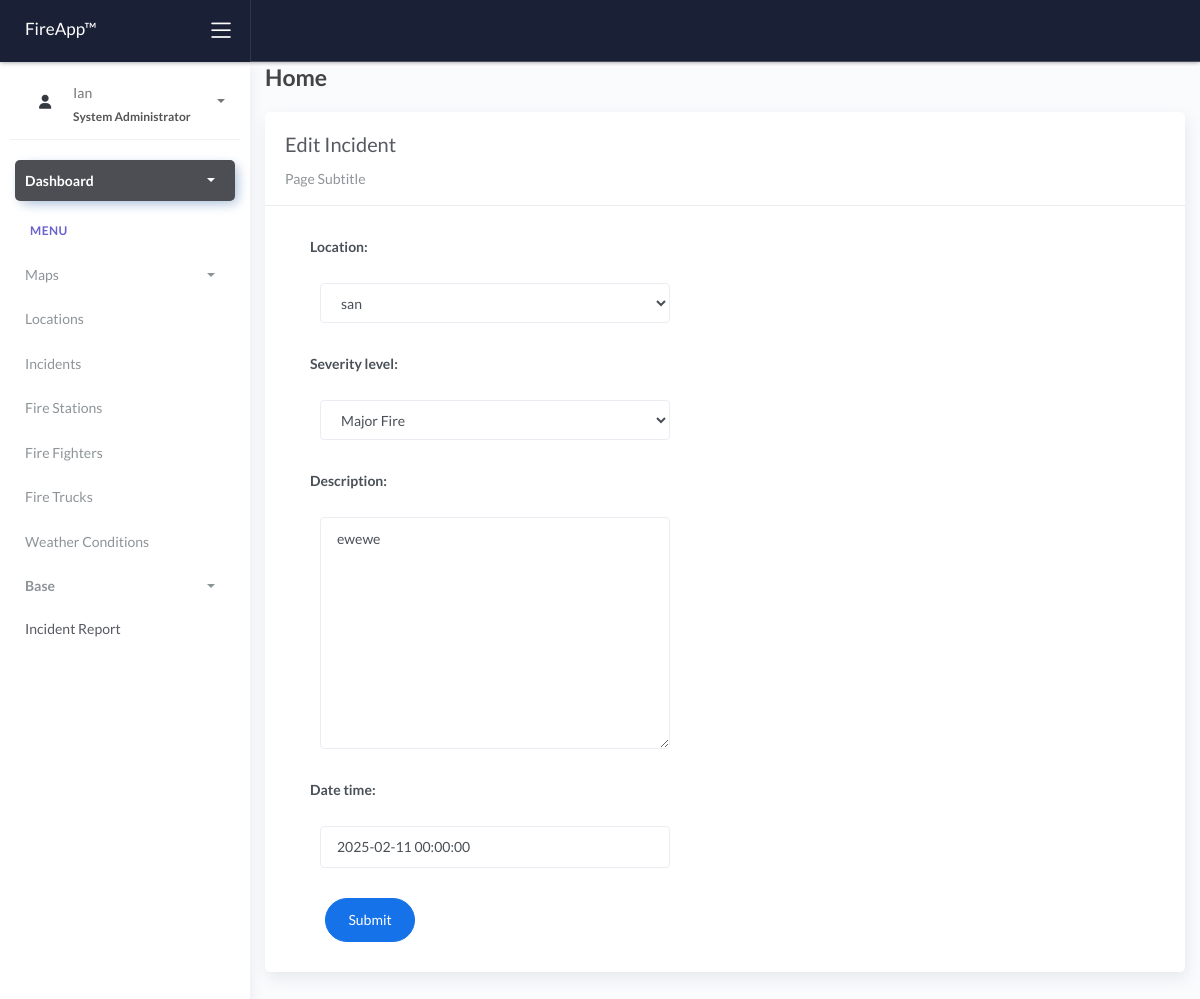
The page /incidents/7/ on the database its author committed.
### fire/models.py (models this page shows, shortened)
class BaseModel(models.Model):
    created_at = models.DateTimeField(auto_now_add=True, db_index=True)
    updated_at = models.DateTimeField(auto_now=True)
    class Meta:
        abstract = True

class Incident(BaseModel):
    SEVERITY_CHOICES = (
        ('Minor Fire', 'Minor Fire'),
        ('Moderate Fire', 'Moderate Fire'),
        ('Major Fire', 'Major Fire'),
    )
    location = models.ForeignKey(Locations, on_delete=models.CASCADE)
    date_time = models.DateTimeField(blank=True, null=True)
    severity_level = models.CharField(max_length=45, choices=SEVERITY_CHOICES)
    description = models.TextField()
    date_time = models.DateTimeField()

### fire/views.py (the view, shortened to what this page needs)
# urls.py: path('incidents/<pk>/', IncidentUpdateView.as_view(), name='incident-update'),
class IncidentUpdateView(UpdateView):
    model = Incident
    form_class = IncidentForm
    template_name = 'incidents_edit.html'
    success_url = reverse_lazy('incident-list')

### fire/forms.py
class IncidentForm(ModelForm):
    class Meta:
        model = Incident
        fields = "__all__"

### fire/models.py (called while the page is built)
    def __str__(self):
        return self.name

### templates/incidents_edit.html (shortened to what this page needs)
{% extends 'base.html' %} {% load static %} {% block content %}
<div class="content">
    <div class="container-fluid">
        <h4 class="page-title">Home</h4>
        <div class="row">
            <div class="col-md-12">
                <div class="card">
                    <div class="card-header">
                        <div class="card-title">Edit Incident</div>
                        <div class="card-category">Page Subtitle</div>
                    </div>
                    <div class="col-md-6">
                        <div class="card-body">
                            <form action="" method="post" novalidate>
                                {% include 'includes/form.html' %}
                                <div class="form-group">
                                    <div class="col-md-12 col-sm-3">
                                        <button type="submit" class="btn btn-primary btn-rounded">Submit</button>
                                    </div>
                                </div>
                            </form>
                        </div>
                    </div>
                </div>
            </div>
        </div>
    </div>
</div>
{% endblock %}

### templates/includes/form.html (shortened to what this page needs)
{% load widget_tweaks %}
{% for field in form %}
<div class="field item form-group">
    <label>{{ field.label_tag }}</label>
  <div class="form-group">
    {% render_field field class="form-control" %}
  </div>
</div>
{% endfor %}

### rows shown on the page
Incident: location "san" "Major Fire" "ewewe" "2025-02-11 00:00:00"

### other values the page prints
{{ field.label_tag }} "Location:" "Severity level:" "Description:" "Date time:"
